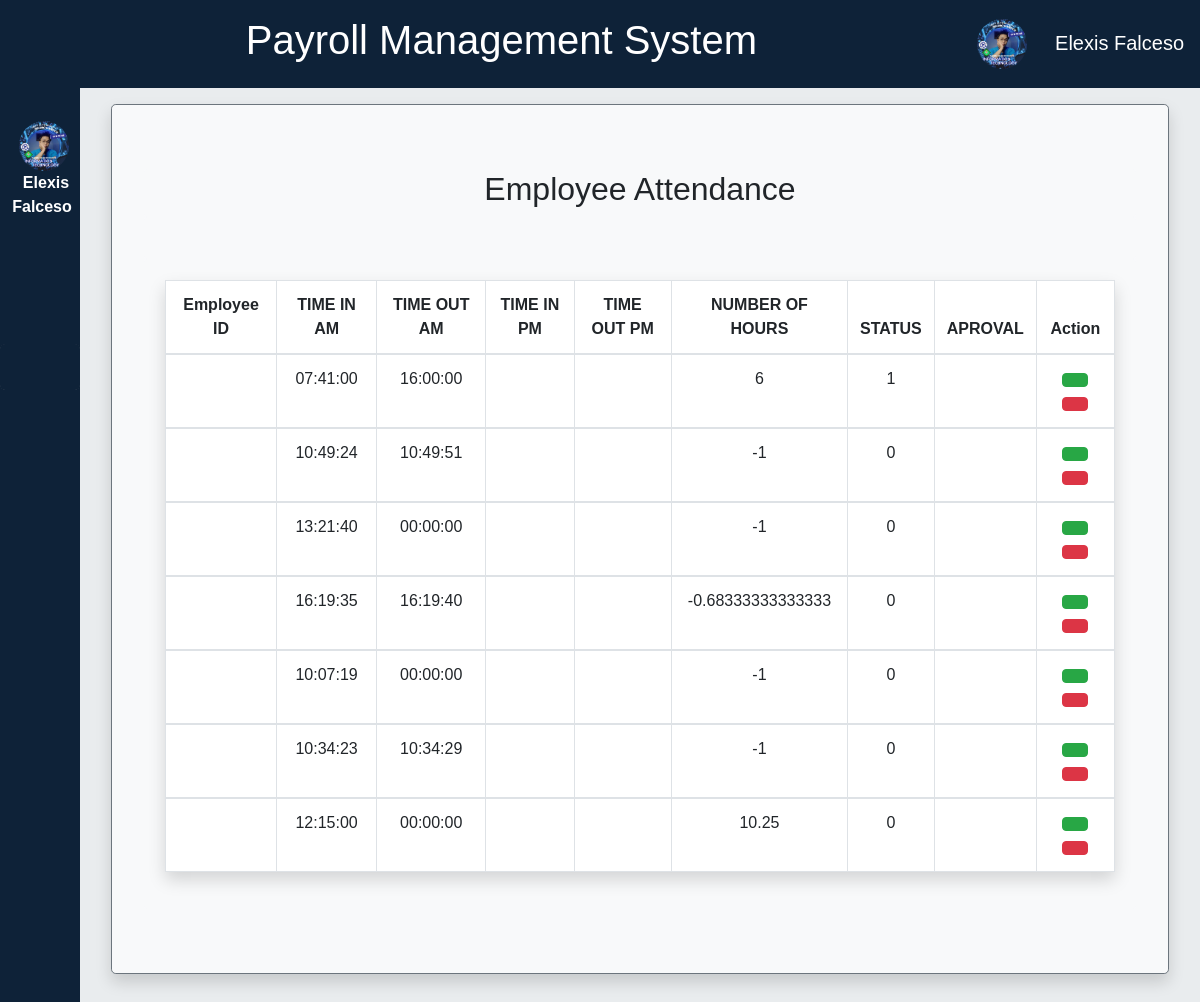
Screenshot of /nav.php?page=attendance.php (signed in) with the database file from the repository.
### tables this page shows
CREATE TABLE `attendance` (
  `id` int(11) NOT NULL,
  `employee_id` int(11) NOT NULL,
  `date` date NOT NULL,
  `time_in` time NOT NULL,
  `status` int(1) NOT NULL,
  `time_out` time NOT NULL,
  `num_hr` double NOT NULL
);

### nav.php (the view, shortened to what this page needs)
<!DOCTYPE html>
<html lang="en">
<head>
    <link href="https://cdn.lineicons.com/4.0/lineicons.css" rel="stylesheet" />
        <link href="https://cdn.jsdelivr.net/npm/bootstrap@5.3.0/dist/css/bootstrap.min.css" rel="stylesheet">
        <link rel="stylesheet" href="styles.css">
</head>
<body>
    <div class="header" style="padding:1rem">
        <h1 class='tittle'>Payroll Management System
        <?php
                    include_once('db_config.php');
                    $sql = "SELECT * FROM admin WHERE username = :username";
                    $stmt = $conn->prepare($sql);
                    $stmt->bindParam(':username', $_SESSION['username'], PDO::PARAM_STR);
                    $stmt->execute();
                    $result = $stmt->fetch(PDO::FETCH_ASSOC);
                    if ($result) {
                        echo "
                        <span class='users'>
                        <button class='circle-button dropdown-toggle'
                            data-bs-toggle='dropdown'
                            aria-expanded='false'
                            aria-haspopup='true'
                            aria-controls='dropdown-menu'
                            aria-label='Open user options'>
                            <img class='User_Image1'  src='{$result['images']}' alt='Profile picture of {$result['first_name']}  {$result['last_name']}'>
                        </button>
                        <div class='text-logo' role='contentinfo' aria-label='User Information'>
                            {$result['first_name']}  {$result['last_name']}
                        </div>
                        <div aria-live='polite' aria-atomic='true' class='dropdown-menu mt-3 id='dropdown-menu' style='width: 300px;'>
                        <img src='" . $result['images'] . "' alt='Picture of {$result['first_name']} {$result['last_name']}' class='responsive-image'>
                        <div class='text-logo1' role='contentinfo' aria-label='User Information'>
                            {$result['first_name']} {$result['last_name']}
                        </div>
                        <div class='footer mt-5'>
                            <button class='btn btn1 ms-2 text-white' style='border: none;' data-bs-toggle='modal' data-bs-target='#updateProfileModal'>
                                <i class='lni lni-pencil me-4'></i> Update Profile
                            </button>
                            <div class='sidebar-footer'>
                                <a href='logout.php' class='sidebar-link'>
                                    <i class='lni lni-exit'></i><a>Logout</a>
                                </a>
                            </div>
                        </div>
                    </div>
                        ";
                    } else {
                        echo "0 results";
                    }
                    ?>
        </h1>
    </div>
    <div class="wrapper">
        <aside id="sidebar">
            <div class="d-flex">
                <div class="sidebar-logo">
                <button class="toggle-btn ms-2" type="button" data-bs-toggle="collapse" data-bs-target="#sidebar">
            </button>
                    <?php
                    include_once('db_config.php');
                    $page = isset($_GET['page']) ? $_GET['page'] : 'admin_dashboard.php';
                    $sql = "SELECT * FROM admin WHERE username = :username";
                    $stmt = $conn->prepare($sql);
                    $stmt->bindParam(':username', $_SESSION['username'], PDO::PARAM_STR);
                    $stmt->execute();
                    $result = $stmt->fetch(PDO::FETCH_ASSOC);
                    if ($result) {
                        echo "<div class='user-info ms-2'>";
                        echo "<img src='" . $result['images'] . "' alt='User Image' class='user-image'>";
                        echo "<a class='text-center m-1' href='#'>";
                        echo $result['first_name'] . " " . $result['last_name'];
                        echo "</a>";
                        echo "</div>";
                    } else {
                        echo "0 results";
                    }
                    ?>
                </div>
            </div>
            <ul class="sidebar-nav tree" data-widget="tree">
                        <li class="sidebar-item">
                <a href="?page=attendance.php" class="sidebar-link"<?php if ($page === 'attendance.php') echo ' class="active"'; ?>>
                </a>
            </li>
                <li class="sidebar-item">
                    <a href="?page=admin_dashboard.php" class="sidebar-link"<?php if ($page === 'admin_dashboard.php') echo ' class="active"'; ?>>
                </a>
            </li>
            <div class="accordion accordion-menu" id="employeeAccordion">
    <li class="sidebar-item accordion-item">
        <a href="#" class="sidebar-link accordion-button collapsed" id="employeeAccordionHeading" role="button" data-bs-toggle="collapse" data-bs-target="#employeeCollapse" aria-expanded="false" aria-controls="employeeCollapse" style="background-image: none !important;">
        </a>
    </li>
</div>
            <li class="sidebar-item">
                <a href="?page=deduction.php" class="sidebar-link"<?php if ($page === 'deduction.php') echo ' class="active"'; ?>>
                </a>
            </li>
            <li class="sidebar-item">
            <a href="?page=holiday.php" class="sidebar-link"<?php if ($page === 'holiday.php') echo ' class="active"'; ?>>
            </a>
        </li>
            <li class="sidebar-item">
            <a href="?page=payslip_payroll.php" class="sidebar-link"<?php if ($page === 'payslip_payroll.php') echo ' class="active"'; ?>>
            </a>
        </li>
            <li class="sidebar-item">
            <a href="?page=position.php" class="sidebar-link"<?php if ($page === 'position.php') echo ' class="active"'; ?>>
            </a>
        </li>
            <li class="sidebar-item">
            <a href="?page=leave.php" class="sidebar-link"<?php if ($page === 'leave.php') echo ' class="active"'; ?>>
            </a>
        </li>
        </ul>
    </aside>
    <div class="main p-3">
        <div class="text-center">
            <?php
        include($page);
        ?>
            </div>
        </div>
    </div>
</body>
</body>
</html>

### attendance.php (shortened to what this page needs)
<link rel="stylesheet" href="https://stackpath.bootstrapcdn.com/bootstrap/4.2.1/css/bootstrap.min.css">
    <link rel="stylesheet" href="https://cdn.datatables.net/1.10.18/css/dataTables.bootstrap4.min.css">
    <link rel="stylesheet" href="styles.css">
<body>
    <div class="container-fluid">
        <div class="jumbotron bg-light shadow border border-secondary">
            <div class="card bg-light" style="border-color: transparent;">
                <h2> Employee Attendance </h2>
            </div>
            <div class="card bg-light" style="border-color: transparent;">
                <div class="card-body bg-light">
                </div>
            </div>
            <div class="card bg-light" style="border-color: transparent;">
                <div class="card-body">
                    <?php
                $connection = mysqli_connect("localhost","root","");
                $query = "SELECT * FROM attendance";
                $query_run = mysqli_query($connection, $query);
            ?>
                    <table id="datatableid" class="table table-bordered shadow">
                        <thead>
                            <tr>
                                <th scope="col">Employee ID</th>
                                <th scope="col">TIME IN AM</th>
                                <th scope="col">TIME OUT AM</th>
                                <th scope="col">TIME IN PM</th>
                                <th scope="col">TIME OUT PM</th>
                                <th scope="col">NUMBER OF HOURS</th>
                                <th scope="col">STATUS</th>
                                <th scope="col">APROVAL</th>
                                <th scope="col">Action</th>
                            </tr>
                        </thead>
                        <?php
                if($query_run)
                {
                    foreach($query_run as $row)
                    {
            ?>
                        <tbody>
                            <tr>
                                <td> <?php echo $row['Employee_No']; ?> </td>
                                <td> <?php echo $row['time_in']; ?> </td>
                                <td> <?php echo $row['time_out']; ?> </td>
                                <td> <?php echo $row['time_in2']; ?> </td>
                                <td> <?php echo $row['time_out2']; ?> </td>
                                <td><?php echo $row['num_hr'] - 1; ?></td>
                                <td> <?php echo $row['status']; ?> </td>
                                <td> <?php echo $row['admin_approve']; ?> </td>
                                <td>
                                <button type="button" class="btn btn-success editbtn"><i class="lni lni-pencil"></i></button>
                                <button type="button" class="btn btn-danger deletebtn"><i class="lni lni-trash-can"></i></button>
                                </td>
                            </tr>
                        </tbody>
                        <?php
                    }
                }
                else
                {
                    echo "No Record Found";
                }
            ?>
                    </table>
                </div>
            </div>
        </div>
    </div>

### styles.css (style rules this page uses)
body { font-family: 'Poppins', sans-serif; margin: 0; overflow-x: hidden; background-color: #6c757d; }
.wrapper { display: flex; }
.main { min-height: 100vh; width: 100%; overflow: hidden; transition: all 0.35s ease-in-out; background-color: #e9ecee; }
#sidebar { width: 70px; min-width: 80px; z-index: 1000; transition: step-end; background-color: #0e2238; display: flex; flex-direction: column; }
.toggle-btn { background-color: transparent; cursor: pointer; border: 0; padding: 1rem 1.5rem; }
.sidebar-logo { margin: auto 0; text-align: center; }
.sidebar-logo a { color: #FFF; font-size: 1rem; font-weight: 600; text-decoration: none; }
.sidebar-nav { padding: 2rem 0; flex: 1 1 auto; }
a.sidebar-link { padding: .625rem 1.625rem; color: #FFF; display: block; font-size: 0.9rem; white-space: nowrap; border-left: 3px solid transparent; text-decoration: none; }
.sidebar-item { position: relative; }
.header { background-color: #0e2238; color: #fff; padding: 20px; text-align: center; width: 100%; }
* { box-sizing: border-box; }
.users { display: flex; align-items: center; }
.User_Image1 { width: 60px; height: 60px; object-fit: cover; margin-right:-23px; }
.text-logo { font-size: 20px; }
.users { float: right; }
.user-image { border-radius: 50%; width: 50px; }
.jumbotron { border-color: white; }

### nav.php (style rules this page uses)
body { padding:0px; margin: 0px; }
.circle-button img { width: 50px; height: 50px; border-radius: 50%; object-fit: cover; }
.circle-button { background-color: #0e2238; border: none; }
.dropdown-toggle::after { color: #0e2238; }
.tittle { margin-left: 1rem; }
.accordion .accordion-button { background-color: #0e2238; border: none; }
.accordion-button::after { display: none !important; background-color: transparent; }
.sidebar-item.accordion-item { border: none !important; background-color: grey; color: #ffffff; color:white }
.accordion-item:active, .accordion-item:focus, .accordion-item a { color: #ffffff !important; }

### rows the page displays
attendance: time_in "07:41:00", time_out "16:00:00", $row['num_hr']-1 "6", status "1"
attendance: time_in "10:49:24", time_out "10:49:51", $row['num_hr']-1 "-1", status "0"
attendance: time_in "13:21:40", time_out "00:00:00", $row['num_hr']-1 "-1", status "0"
attendance: time_in "16:19:35", time_out "16:19:40", $row['num_hr']-1 "-0.68333333333333", status "0"
attendance: time_in "10:07:19", time_out "00:00:00", $row['num_hr']-1 "-1", status "0"
attendance: time_in "10:34:23", time_out "10:34:29", $row['num_hr']-1 "-1", status "0"
attendance: time_in "12:15:00", time_out "00:00:00", $row['num_hr']-1 "10.25", status "0"

### other values shown
$result['first_name'] "Elexis"
$result['last_name'] "Falceso"
